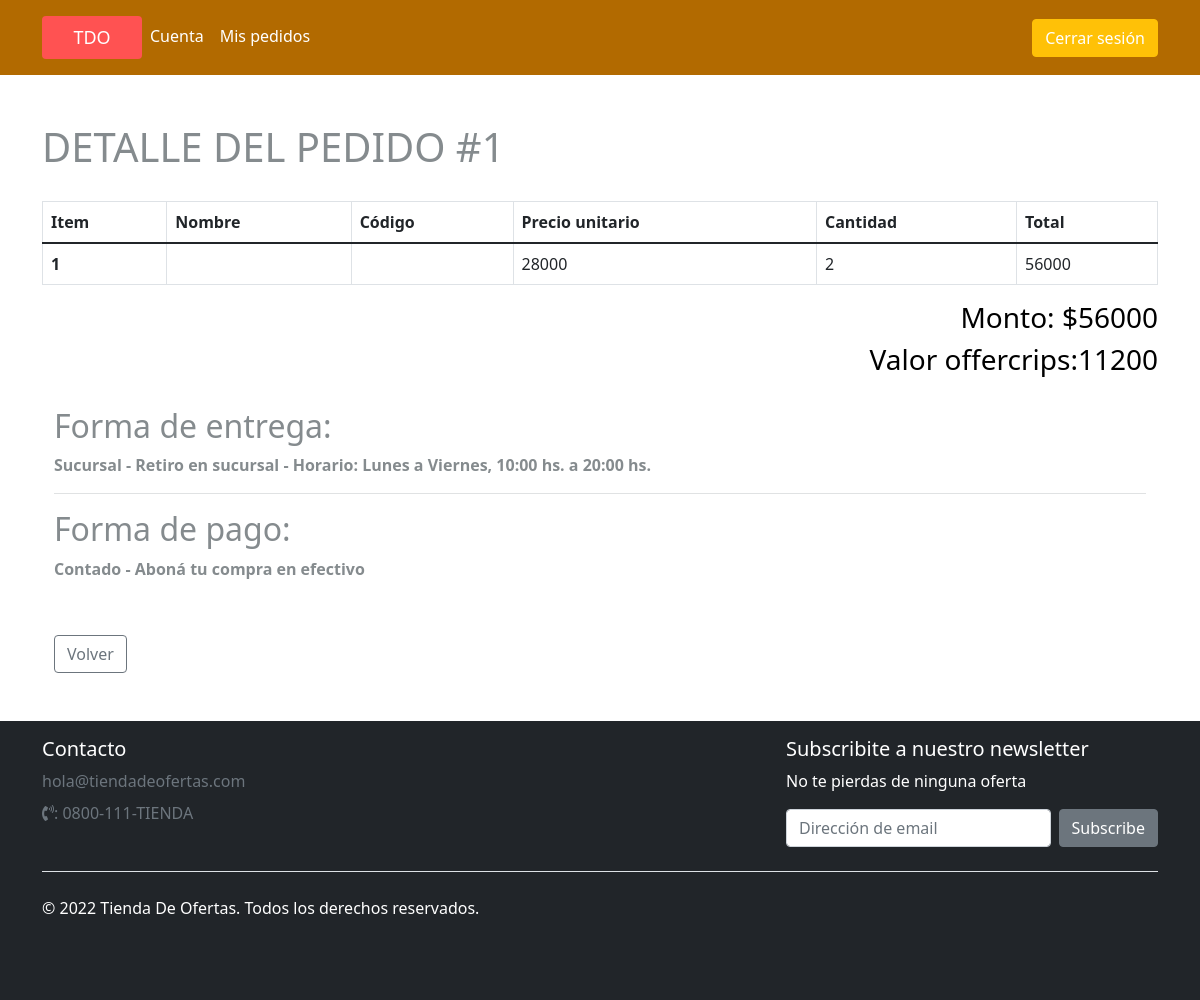
The page /codigo/SITIO/detalle_pedido.php?orden_pedido=1 (signed in) on the database its author committed.
### tables this page shows
CREATE TABLE `item_pedido` (
  `id_pedido` int(11) NOT NULL,
  `id_item` int(11) NOT NULL,
  `id_producto` int(11) NOT NULL,
  `precio_unitario_item` float NOT NULL,
  `valor_offercrips` float NOT NULL,
  `cantidad_item` int(11) NOT NULL,
  `precio_total_item` float NOT NULL,
  `total_offercrips_item` float NOT NULL,
  `suma_offercrips` float NOT NULL
);

CREATE TABLE `pedido` (
  `id_pedido` int(11) NOT NULL,
  `id_usuario` int(11) NOT NULL,
  `fecha_pedido` datetime NOT NULL,
  `estado_pedido` int(11) NOT NULL,
  `monto_pedido` float NOT NULL,
  `offercrips_pedido` float NOT NULL,
  `formapago_pedido` int(11) NOT NULL,
  `formaenvio_pedido` int(11) NOT NULL
);

CREATE TABLE `forma_envio` (
  `id_formaenvio` int(11) NOT NULL,
  `nombre_formaenvio` varchar(300) NOT NULL,
  `descripcion_formaenvio` varchar(300) NOT NULL,
  `activo_formaenvio` bit(1) NOT NULL
);

CREATE TABLE `forma_pago` (
  `id_formapago` int(11) NOT NULL,
  `nombre_formapago` varchar(300) NOT NULL,
  `descripcion_formapago` varchar(300) NOT NULL,
  `activo_formapago` bit(1) NOT NULL
);

### codigo/SITIO/backend/funcionesBD.php (called while the page is built, shortened)
<?php
function conectarBD(){
	$conexion = new mysqli('localhost','root','','tienda_de_ofertas');
	$resultado = null;
	$error = null;
	if ( $conexion->connect_error)
		$error = "Problemas al conectar con la base de datos: ".$conexion->connect_error;
	else
		$resultado = $conexion;
	return array('resultado'=> $resultado,'error'=>$error);
}
function obtenerFormaPago($conexion,$idformapago){
	$sentencia = $conexion->prepare('SELECT * FROM forma_pago WHERE id_formapago = ?');
	$error = null;
	$resultado = null;
	if ( $sentencia ){
		if ( $sentencia->bind_param('i',$idformapago)){
			if ( $sentencia->execute()){
				$item = $sentencia->get_result();
				$resultado = $item->fetch_assoc();
			}else{
				$error = 'E - Problemas al obtener la formas de pago. '.$sentencia->error;
			}
		}else{
			$error = 'B - Problemas al obtener la forma de pago. '.$sentencia->error;
		}
	}else{
		$error = 'P - Problemas al obtener la formas de pago. '.$conexion->error;
	}
	return array('resultado' => $resultado, 'error' => $error);
}
function obtenerFormaEntrega($conexion,$idformaentrega){
	$sentencia = $conexion->prepare('SELECT * FROM forma_envio WHERE id_formaenvio = ?');
	$error = null;
	$resultado = null;
	if ( $sentencia ){
		if ( $sentencia->bind_param('i',$idformaentrega)){
			if ( $sentencia->execute()){
				$item = $sentencia->get_result();
				$resultado = $item->fetch_assoc();
			}else{
				$error = 'E - Problemas al obtener la formas de envio. '.$sentencia->error;
			}
		}else{
			$error = 'B - Problemas al obtener la forma de envio. '.$sentencia->error;
		}
	}else{
		$error = 'P - Problemas al obtener la formas de envio. '.$conexion->error;
	}
	return array('resultado' => $resultado, 'error' => $error);
}
function obtenerPedido($conexion,$idpedido)
{
	$sentencia = $conexion->prepare('SELECT * FROM pedido WHERE id_pedido = ?');
	$error = null;
	$resultado = null;
	if ( $sentencia ){
		if ( $sentencia->bind_param('i',$idpedido)){
			if ( $sentencia->execute()){
				$items = $sentencia->get_result();
				$resultado = $items->fetch_assoc();
			}else{
				$error = 'P - Problemas al obtener pedido. '.$sentencia->error;
			}
		}else{
			$error = 'P - Problemas al obtener pedido. '.$sentencia->error;
		}
	}else{
		$error = 'P - Problemas al obtener pedido. '.$conexion->error;
	}
	return array('resultado' => $resultado, 'error' => $error);
}
function obtenerItemsPedido($conexion,$idpedido){
	$sentencia = $conexion->prepare('SELECT * FROM item_pedido WHERE id_pedido = ?');
	$error = null;
	$resultado = null;
	if ( $sentencia ){
		if ( $sentencia->bind_param('i',$idpedido)){
			if ( $sentencia->execute()){
				$items     = $sentencia->get_result();
				$resultado = $items->fetch_all(MYSQLI_ASSOC);
			}else{
				$error = "E - Problemas al obtener los items del pedido. ".$sentencia->error;
			}
		}else{
			$error = "B - Problemas al obtener los items del pedido. ".$sentencia->error;
		}
	}else{
		$error = "P - Problemas al obtener los items del pedido. ".$conexion->error;
	}
	return array('resultado' => $resultado, 'error' => $error);
}
?>

### codigo/SITIO/detalle_pedido.php (the view, shortened to what this page needs)
<?php
include('backend/funcionesBD.php');
$conexion = conectarBD();
$idpedido = strip_tags(addslashes($_GET['orden_pedido']));
$resultado = obtenerPedido($conexion['resultado'],$idpedido);
$pedido = $resultado['resultado'];
$resultado = obtenerItemsPedido($conexion['resultado'],$idpedido);
$itemsPedido = $resultado['resultado'];
?>
<!DOCTYPE html>
<html class="h-100">
<head>
	<?php include('modulos/librerias.php'); ?>
</head>
<body class="d-flex flex-column h-100">
	<?php include('encabezado.php');?>
	<div class="container contenedor">
		<h1>DETALLE DEL PEDIDO <?php echo "#".$idpedido;?></h1>
		<div class="itemsCarro">
			<table class="table table-bordered">
			  <thead>
			    <tr>
			      <th scope="col">Item</th>
			      <th scope="col">Nombre</th>
			      <th scope="col">Código</th>
			      <th scope="col">Precio unitario</th>
			      <th scope="col">Cantidad</th>
			      <th scope="col">Total</th>
			    </tr>
			  </thead>
			  <tbody>
			  	<?php
			  	 $totalItems = count($itemsPedido);
			  	 for ( $i = 0; $i < $totalItems; $i++){
			  	 	$producto = obtenerProducto($itemsPedido[$i]['id_producto']);
			  	 	echo "<tr><th scope=\"row\">".$itemsPedido[$i]['id_item']."</th>
			  	 			  <td>".$producto['nombre_producto']."</td>
			  	 			  <td>".$producto['codigo_producto']."</td>
			  	 			  <td>".$itemsPedido[$i]['precio_unitario_item']."</td>
			  	 			  <td>".$itemsPedido[$i]['cantidad_item']."</td>
			  	 			  <td>".$itemsPedido[$i]['precio_total_item']."</td>
			  	 	      </tr>";
			  	 }
			  	?>
			  </tbody>
			</table>
			<div class="infoCarro">
				<?php echo "<h3>Monto: $".$pedido['monto_pedido']."</h3>";
				  echo "<h3>Valor offercrips:".$pedido['offercrips_pedido']."</h3>";
				?>
			</div>
		</div>
		<div class="container">
			<strong>
			<h2>Forma de entrega:</h2>
			<?php
				$formaEntrega = obtenerFormaEntrega($conexion['resultado'],$pedido['formaenvio_pedido']);
				echo $formaEntrega['resultado']['nombre_formaenvio']." - ".$formaEntrega['resultado']['descripcion_formaenvio'];
			?>
			<hr>
			<h2>Forma de pago:</h2>
			<?php
				$formaPago = obtenerFormaPago($conexion['resultado'],$pedido['formapago_pedido']);
				echo $formaPago['resultado']['nombre_formapago']." - ".$formaPago['resultado']['descripcion_formapago'];
			?>
			</strong>
			<div class="contenedorBotones">
				<a class="btn btn-outline-secondary" href="pedidos.php">Volver</a>
			</div>
		</div>
	</div>
	<?php include('pie.php');?>
</body>
</html>

### codigo/SITIO/css/estilos_generales.css (style rules this page uses)
body { color: #858b8e; }
.contenedor { display: flex; flex-flow: row wrap; justify-content: space-between; margin-top: 4%; }
.itemsCarro { margin-top: 2%; margin-bottom: 2%; width: 100%; }
.infoCarro { width: 100%; display: flex; flex-flow: column wrap; align-items: flex-end; color: black; }
.contenedorBotones { width: 100%; display: flex; flex-flow: row wrap; justify-content: space-between; margin-top: 5%; }

### rows shown on the page
item_pedido: id_item "1", precio_unitario_item "28000", cantidad_item "2", precio_total_item "56000"
pedido: monto_pedido "56000", offercrips_pedido "11200"
forma_envio: nombre_formaenvio "Sucursal", descripcion_formaenvio "Retiro en sucursal - Horario: Lunes a Viernes, 10:00 hs. a 20:00 hs."
forma_pago: nombre_formapago "Contado", descripcion_formapago "Aboná tu compra en efectivo"

### other values the page prints
$idpedido "1"
